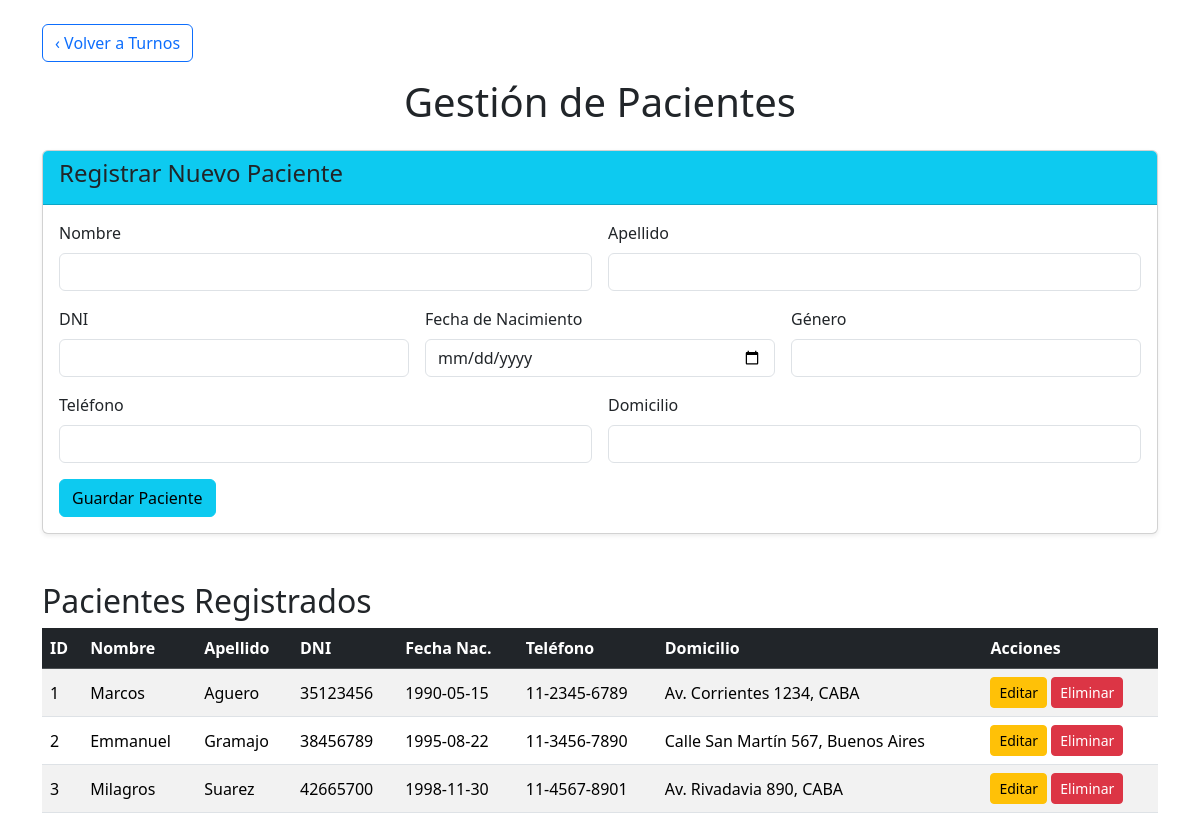
The app's page /pacientes (signed in), older data.
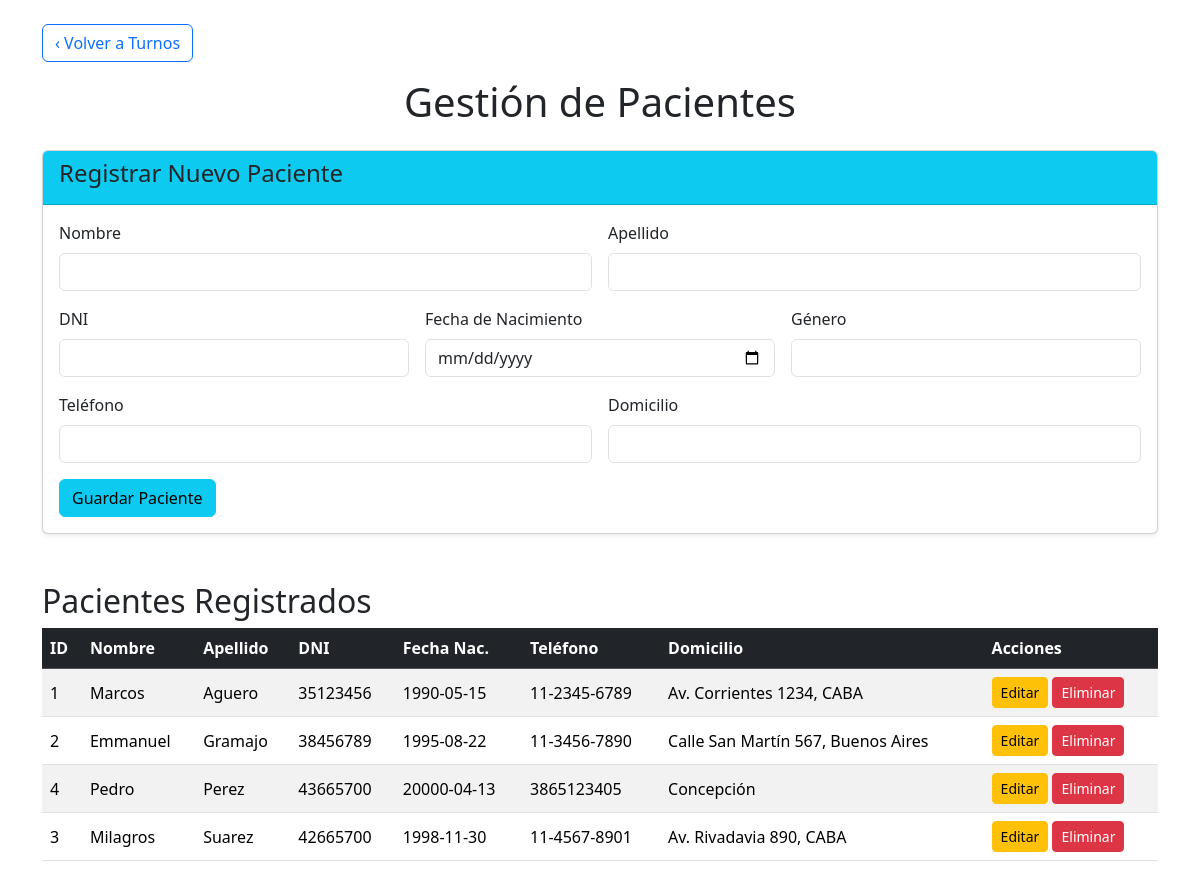
The same page, newer data.
### tables this page shows
CREATE TABLE pacientes (
                    id_paciente INTEGER PRIMARY KEY AUTOINCREMENT,
                    nombre VARCHAR(50) NOT NULL,
                    apellido VARCHAR(50) NOT NULL,
                    dni VARCHAR(20) UNIQUE NOT NULL,
                    fecha_nacimiento DATE NOT NULL,
                    genero VARCHAR(20),
                    telefono VARCHAR(20),
                    domicilio VARCHAR(100)
                );

### app.py (the view)
@app.route('/pacientes')
@login_required
def pacientes_index():
    db = GestionTurnosHospital()
    pacientes = db.consultar_pacientes()
    db.cerrar()
    return render_template('pacientes.html', pacientes=pacientes)

### app.py (called while the page is built)
def login_required(f):
    @wraps(f)
    def decorated_function(*args, **kwargs):
        if 'dni_usuario' not in session:
            flash('Por favor, inicie sesión para acceder', 'warning')
            return redirect(url_for('login'))
        return f(*args, **kwargs)
    return decorated_function

### db_hospital.py (called while the page is built)
    def conectar(self):
        try:
            self.conexion = sqlite3.connect(self.nombre_db)
            self.conexion.row_factory = sqlite3.Row
            self.cursor = self.conexion.cursor()
            return True
        except sqlite3.Error as e:
            print(f"✗ Error al conectar: {e}")
            return False

    def consultar_pacientes(self):
        try:
            self.cursor.execute('SELECT * FROM pacientes ORDER BY apellido')
            return [dict(row) for row in self.cursor.fetchall()]
        except sqlite3.Error as e:
            print(f"✗ Error al consultar pacientes: {e}")
            return []

    def cerrar(self):
        if self.conexion:
            self.conexion.close()

### templates/pacientes.html (shortened to what the changed rows need)
<!DOCTYPE html>
<html lang="es">
<head>
    <link href="https://cdn.jsdelivr.net/npm/bootstrap@5.3.3/dist/css/bootstrap.min.css" rel="stylesheet">
</head>
<body>
    <div class="container mt-4">
        <h1 class="text-center mb-4">Gestión de Pacientes</h1>
        <h2> Pacientes Registrados</h2>
        <div class="table-responsive">
            <table class="table table-striped table-hover align-middle">
                <thead class="table-dark">
                    <tr>
                        <th>ID</th>
                        <th>Nombre</th>
                        <th>Apellido</th>
                        <th>DNI</th>
                        <th>Fecha Nac.</th>
                        <th>Teléfono</th>
                        <th>Domicilio</th>
                        <th>Acciones</th>
                    </tr>
                </thead>
                <tbody>
                    {% for paciente in pacientes %}
                    <tr>
                        <td>{{ paciente.id_paciente }}</td>
                        <td>{{ paciente.nombre }}</td>
                        <td>{{ paciente.apellido }}</td>
                        <td>{{ paciente.dni }}</td>
                        <td>{{ paciente.fecha_nacimiento }}</td>
                        <td>{{ paciente.telefono }}</td>
                        <td>{{ paciente.domicilio }}</td>
                        <td>
                            <a href="{{ url_for('paciente_editar', id_paciente=paciente.id_paciente) }}" class="btn btn-sm btn-warning">
                                Editar
                            </a>
                            <form action="{{ url_for('paciente_eliminar', id_paciente=paciente.id_paciente) }}" method="POST" class="d-inline">
                                <button type="submit" class="btn btn-sm btn-danger" onclick="return confirm('Advertencia: Si este paciente tiene turnos, podría fallar la eliminación. ¿Continuar?')">
                                    Eliminar
                                </button>
                            </form>
                        </td>
                    </tr>
                    {% endfor %}
                </tbody>
            </table>
        </div>
    </div>
</body>
</html>

Row changes from the older to the newer data that the page shows:
added pacientes: id_paciente "4", nombre "Pedro", apellido "Perez", dni "43665700", fecha_nacimiento "20000-04-13", telefono "3865123405", domicilio "Concepción"
